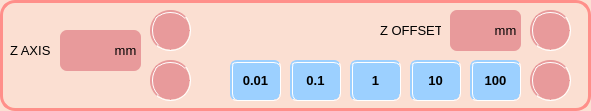
      <widget class="QWidget" name="widget_8" native="true">
       <property name="geometry">
        <rect>
         <x>20</x>
         <y>160</y>
         <width>591</width>
         <height>111</height>
        </rect>
       </property>
       <property name="autoFillBackground">
        <bool>false</bool>
       </property>
       <property name="styleSheet">
        <string notr="true">border: 3px solid #ff8f8a;
border-radius: 15px;
background-color:#fbdfd2;</string>
       </property>
       <widget class="QPushButton" name="ZOffsetUp">
        <property name="geometry">
         <rect>
          <x>530</x>
          <y>10</y>
          <width>41</width>
          <height>41</height>
         </rect>
        </property>
        <property name="styleSheet">
         <string notr="true">QPushButton
{
border-radius:20px;
border:3px solid rgba(232,154,155,255);
background-color: rgba(232,154,155,255);
border-style: groove;
}

QPushButton::hover
{
background-color:rgba(246, 189, 190, 255);
border:3px solid rgba(246, 189, 190, 255);
border-style: groove;
}

QPushButton::pressed
{
background-color:rgba(210, 128, 130, 255);
}</string>
        </property>
        <property name="text">
         <string/>
        </property>
        <property name="icon">
         <iconset>
          <normaloff>../ui assets/chevron-up-solid.svg</normaloff>../ui assets/chevron-up-solid.svg</iconset>
        </property>
        <property name="iconSize">
         <size>
          <width>25</width>
          <height>25</height>
         </size>
        </property>
       </widget>
       <widget class="QPushButton" name="ZOffsetDown">
        <property name="geometry">
         <rect>
          <x>530</x>
          <y>60</y>
          <width>41</width>
          <height>41</height>
         </rect>
        </property>
        <property name="styleSheet">
         <string notr="true">QPushButton
{
border-radius:20px;
border:3px solid rgba(232,154,155,255);
background-color: rgba(232,154,155,255);
border-style: groove;
}

QPushButton::hover
{
background-color:rgba(246, 189, 190, 255);
border:3px solid rgba(246, 189, 190, 255);
border-style: groove;
}

QPushButton::pressed
{
background-color:rgba(210, 128, 130, 255);
}</string>
        </property>
        <property name="text">
         <string/>
        </property>
        <property name="icon">
         <iconset>
          <normaloff>../ui assets/chevron-down-solid.svg</normaloff>../ui assets/chevron-down-solid.svg</iconset>
        </property>
        <property name="iconSize">
         <size>
          <width>25</width>
          <height>25</height>
         </size>
        </property>
       </widget>
       <widget class="QPushButton" name="ZUp">
        <property name="geometry">
         <rect>
          <x>150</x>
          <y>10</y>
          <width>41</width>
          <height>41</height>
         </rect>
        </property>
        <property name="styleSheet">
         <string notr="true">QPushButton
{
border-radius:20px;
border:3px solid rgba(232,154,155,255);
background-color: rgba(232,154,155,255);
border-style: groove;
}

QPushButton::hover
{
background-color:rgba(246, 189, 190, 255);
border:3px solid rgba(246, 189, 190, 255);
border-style: groove;
}

QPushButton::pressed
{
background-color:rgba(210, 128, 130, 255);
}</string>
        </property>
        <property name="text">
         <string/>
        </property>
        <property name="icon">
         <iconset>
          <normaloff>../ui assets/chevron-up-solid.svg</normaloff>../ui assets/chevron-up-solid.svg</iconset>
        </property>
        <property name="iconSize">
         <size>
          <width>25</width>
          <height>25</height>
         </size>
        </property>
       </widget>
       <widget class="QPushButton" name="ZDown">
        <property name="geometry">
         <rect>
          <x>150</x>
          <y>60</y>
          <width>41</width>
          <height>41</height>
         </rect>
        </property>
        <property name="styleSheet">
         <string notr="true">QPushButton
{
border-radius:20px;
border:3px solid rgba(232,154,155,255);
background-color: rgba(232,154,155,255);
border-style: groove;
}

QPushButton::hover
{
background-color:rgba(246, 189, 190, 255);
border:3px solid rgba(246, 189, 190, 255);
border-style: groove;
}

QPushButton::pressed
{
background-color:rgba(210, 128, 130, 255);
}

QPushButton::pressed
{
background-color:rgba(210, 128, 130, 255);
}</string>
        </property>
        <property name="text">
         <string/>
        </property>
        <property name="icon">
         <iconset>
          <normaloff>../ui assets/chevron-down-solid.svg</normaloff>../ui assets/chevron-down-solid.svg</iconset>
        </property>
        <property name="iconSize">
         <size>
          <width>25</width>
          <height>25</height>
         </size>
        </property>
       </widget>
       <widget class="QPushButton" name="z001">
        <property name="geometry">
         <rect>
          <x>230</x>
          <y>60</y>
          <width>51</width>
          <height>41</height>
         </rect>
        </property>
        <property name="font">
         <font>
          <pointsize>10</pointsize>
          <weight>75</weight>
          <bold>true</bold>
         </font>
        </property>
        <property name="styleSheet">
         <string notr="true">QPushButton{
background-color: #9cd0ff;
border:none;
border-radius:7px;
border:3px solid #9cd0ff;
border-style: groove;
}

QPushButton::hover{
background-color: #9ceefb;
}

QPushButton::pressed{
background-color:#9cd0ff;
}</string>
        </property>
        <property name="text">
         <string>0.01</string>
        </property>
       </widget>
       <widget class="QPushButton" name="z01">
        <property name="geometry">
         <rect>
          <x>290</x>
          <y>60</y>
          <width>51</width>
          <height>41</height>
         </rect>
        </property>
        <property name="font">
         <font>
          <pointsize>10</pointsize>
          <weight>75</weight>
          <bold>true</bold>
         </font>
        </property>
        <property name="styleSheet">
         <string notr="true">QPushButton{
background-color: #9cd0ff;
border:none;
border-radius:7px;
border:3px solid #9cd0ff;
border-style: groove;
}

QPushButton::hover{
background-color: #9ceefb;
}

QPushButton::pressed{
background-color:#9cd0ff;
}</string>
        </property>
        <property name="text">
         <string>0.1</string>
        </property>
       </widget>
       <widget class="QPushButton" name="z1">
        <property name="geometry">
         <rect>
          <x>350</x>
          <y>60</y>
          <width>51</width>
          <height>41</height>
         </rect>
        </property>
        <property name="font">
         <font>
          <pointsize>10</pointsize>
          <weight>75</weight>
          <bold>true</bold>
         </font>
        </property>
        <property name="styleSheet">
         <string notr="true">QPushButton{
background-color: #9cd0ff;
border:none;
border-radius:7px;
border:3px solid #9cd0ff;
border-style: groove;
}

QPushButton::hover{
background-color: #9ceefb;
}

QPushButton::pressed{
background-color:#9cd0ff;
}</string>
        </property>
        <property name="text">
         <string>1</string>
        </property>
       </widget>
       <widget class="QPushButton" name="z10">
        <property name="geometry">
         <rect>
          <x>410</x>
          <y>60</y>
          <width>51</width>
          <height>41</height>
         </rect>
        </property>
        <property name="font">
         <font>
          <pointsize>10</pointsize>
          <weight>75</weight>
          <bold>true</bold>
         </font>
        </property>
        <property name="styleSheet">
         <string notr="true">QPushButton{
background-color: #9cd0ff;
border:none;
border-radius:7px;
border:3px solid #9cd0ff;
border-style: groove;
}

QPushButton::hover{
background-color: #9ceefb;
}

QPushButton::pressed{
background-color:#9cd0ff;
}</string>
        </property>
        <property name="text">
         <string>10</string>
        </property>
       </widget>
       <widget class="QPushButton" name="z100">
        <property name="geometry">
         <rect>
          <x>470</x>
          <y>60</y>
          <width>51</width>
          <height>41</height>
         </rect>
        </property>
        <property name="font">
         <font>
          <pointsize>10</pointsize>
          <weight>75</weight>
          <bold>true</bold>
         </font>
        </property>
        <property name="styleSheet">
         <string notr="true">QPushButton{
background-color: #9cd0ff;
border:none;
border-radius:7px;
border:3px solid #9cd0ff;
border-style: groove;
}

QPushButton::hover{
background-color: #9ceefb;
}

QPushButton::pressed{
background-color:#9cd0ff;
}</string>
        </property>
        <property name="text">
         <string>100</string>
        </property>
       </widget>
       <widget class="QLabel" name="label_6">
        <property name="geometry">
         <rect>
          <x>10</x>
          <y>40</y>
          <width>47</width>
          <height>21</height>
         </rect>
        </property>
        <property name="font">
         <font>
          <pointsize>10</pointsize>
         </font>
        </property>
        <property name="styleSheet">
         <string notr="true">border:none;</string>
        </property>
        <property name="text">
         <string>Z AXIS</string>
        </property>
       </widget>
       <widget class="QLabel" name="label_7">
        <property name="geometry">
         <rect>
          <x>380</x>
          <y>20</y>
          <width>61</width>
          <height>21</height>
         </rect>
        </property>
        <property name="font">
         <font>
          <pointsize>10</pointsize>
         </font>
        </property>
        <property name="styleSheet">
         <string notr="true">border:none;</string>
        </property>
        <property name="text">
         <string>Z OFFSET</string>
        </property>
       </widget>
       <widget class="QLabel" name="ZOffset_m">
        <property name="geometry">
         <rect>
          <x>450</x>
          <y>10</y>
          <width>71</width>
          <height>41</height>
         </rect>
        </property>
        <property name="font">
         <font>
          <pointsize>12</pointsize>
         </font>
        </property>
        <property name="styleSheet">
         <string notr="true">border-radius:7px;
border:none;
background-color: #fef5f4;
background-color: rgba(232,154,155,255);</string>
        </property>
        <property name="text">
         <string/>
        </property>
       </widget>
       <widget class="QLabel" name="Z_m">
        <property name="geometry">
         <rect>
          <x>60</x>
          <y>30</y>
          <width>81</width>
          <height>41</height>
         </rect>
        </property>
        <property name="font">
         <font>
          <pointsize>12</pointsize>
         </font>
        </property>
        <property name="styleSheet">
         <string notr="true">border-radius:7px;
border:none;
background-color: #fef5f4;
background-color: rgba(232,154,155,255);</string>
        </property>
        <property name="text">
         <string/>
        </property>
       </widget>
       <widget class="QLabel" name="label_66">
        <property name="geometry">
         <rect>
          <x>110</x>
          <y>40</y>
          <width>31</width>
          <height>20</height>
         </rect>
        </property>
        <property name="font">
         <font>
          <pointsize>10</pointsize>
          <weight>50</weight>
          <bold>false</bold>
         </font>
        </property>
        <property name="styleSheet">
         <string notr="true">border-radius:7px;
border:none;
background-color: rgba(232,154,155,0)</string>
        </property>
        <property name="text">
         <string>mm</string>
        </property>
        <property name="alignment">
         <set>Qt::AlignCenter</set>
        </property>
       </widget>
       <widget class="QLabel" name="label_67">
        <property name="geometry">
         <rect>
          <x>490</x>
          <y>20</y>
          <width>31</width>
          <height>20</height>
         </rect>
        </property>
        <property name="font">
         <font>
          <pointsize>10</pointsize>
          <weight>50</weight>
          <bold>false</bold>
         </font>
        </property>
        <property name="styleSheet">
         <string notr="true">border-radius:7px;
border:none;
background-color: rgba(232,154,155,0)</string>
        </property>
        <property name="text">
         <string>mm</string>
        </property>
        <property name="alignment">
         <set>Qt::AlignCenter</set>
        </property>
       </widget>
      </widget>
